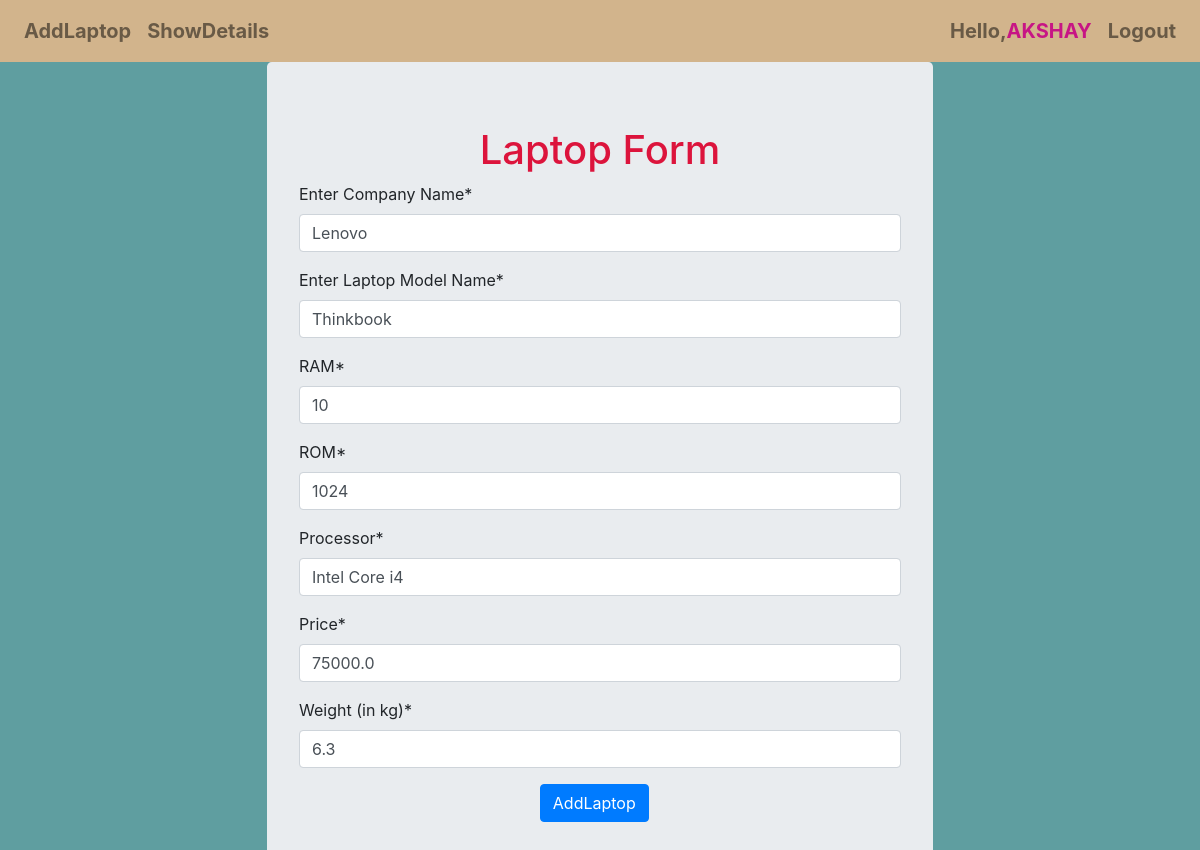
Page /laptop/update/5/ (signed in) on the committed database.
### LaptopApp/models.py (models this page shows, shortened)
class Laptop(models.Model):
    company = models.CharField(max_length=32)
    model_name = models.CharField(max_length=32)
    ram = models.IntegerField()
    rom = models.IntegerField()
    processor = models.CharField(max_length=32)
    price = models.FloatField()
    weight = models.FloatField()

### LaptopApp/views.py (the view, shortened to what this page needs)
# urls.py: path('update/<int:i>/',views.LaptopUpdate.as_view(),name='update'),
class LaptopUpdate(LoginRequiredMixin,View):
    def get(self,request,i):
        laptop = Laptop.objects.get(id=i)
        form = LaptopModelForm(instance=laptop)
        template_name = 'LaptopApp/laptop.html'
        context = {'form':form}
        return render(request, template_name, context)

### LaptopApp/forms.py (shortened to what this page needs)
class LaptopModelForm(forms.ModelForm):
    class Meta:
        model = Laptop
        fields = "__all__"
        labels = {
            'company':'Enter Company Name',
            'model_name':'Enter Laptop Model Name',
            'ram':'RAM',
            'rom':'ROM',
            'weight':'Weight (in kg)'
        }
        widgets = {
            'ram':forms.TextInput(attrs={'placeholder':'in GB'}),
            'rom':forms.TextInput(attrs={'placeholder':'in GB'}),
        }

### templates/LaptopApp/laptop.html (shortened to what this page needs)
{% extends "LaptopApp/base.html" %}
{% load crispy_forms_tags %}
{% block content %}
    <div class="container">
        <form method="post" class="jumbotron " style="margin:auto;width:60%">
            <h1 style="text-align:center;color:crimson">Laptop Form</h1>
            {{form | crispy}}
            <input type="submit" value="AddLaptop" class="btn btn-primary " style="margin-left:40%">
        </form>
    </div>
{% endblock %}

### templates/LaptopApp/base.html (shortened to what this page needs)
<!DOCTYPE html>
{% load crispy_forms_tags %}
<html lang="en">
<head>
    <link rel="stylesheet" href="https://cdn.jsdelivr.net/npm/bootstrap@4.6.1/dist/css/bootstrap.min.css">
</head>
<body style="background-color:cadetblue">
    <nav class="navbar navbar-expand-lg navbar-light " style="font-size:20px;font-weight:bold;background-color:tan;color:red">
      <div class="collapse navbar-collapse" id="navbarNav">
        <ul class="navbar-nav me-auto mb-2 mb-lg-0 ">
          <li class="nav-item ">
            <a class="nav-link " href="{% url 'add_laptop' %}">AddLaptop</a>
          </li>
          <li class="nav-item ">
            <a class="nav-link " href="{% url 'show_laptop' %}">ShowDetails</a>
          </li>
        </ul>
        {% if user.is_authenticated %}
            <ul class="navbar-nav ml-auto">
              <li class="nav-item ">
                  <a class="nav-link ">Hello,<span style="color:mediumvioletred">{{user.username|upper}}</span></a>
              </li>
              <li class="nav-item ">
                <a class="nav-link " href="{% url 'logout' %}">Logout</a>
              </li>
            </ul>
        {% endif %}
      </div>
    </nav>
    {% block content %}
    {% endblock %}
</body>
</html>

### rows in the picture
Laptop: company "Lenovo", model_name "Thinkbook", ram "10", rom "1024", processor "Intel Core i4", price "75000.0", weight "6.3"

### other values in the picture
{{ user.username|upper }} "AKSHAY"
